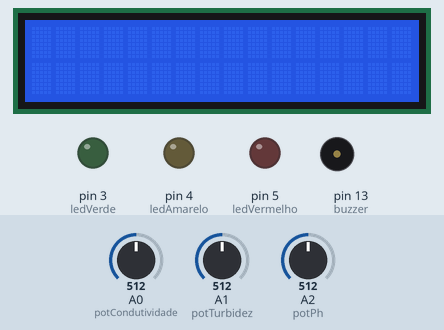
Recording of a sketch running on a simulated Arduino Uno, built with avr-gcc and run on an emulated ATmega328P. On the bench: 16×2 character LCD, output pins drawn as LEDs (lit = HIGH), buzzer (waves = sounding). The test bench sets the inputs (shaded band); at power-on: A0 (potCondutividade) = 512, A2 (potPh) = 512, A1 (potTurbidez) = 512. The local clock reads 2024-03-15 10:24:30 at power-on unless the sketch sets it; pins used as bus, display or sensor lines are not drawn; what the sketch prints to the serial monitor is not drawn.

Above: at 1.2 s.
1.3 s: A0 (potCondutividade) set to 500
At 3.9 s:
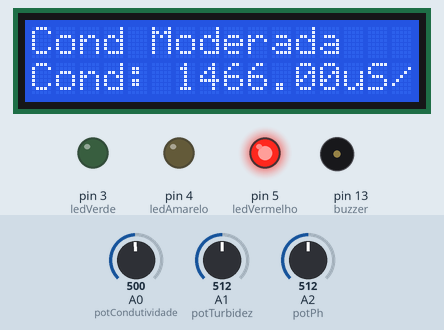
4.3 s: A2 (potPh) set to 350
7.3 s: A2 (potPh) set to 333
10.3 s: A1 (potTurbidez) set to 218
At 13.2 s:
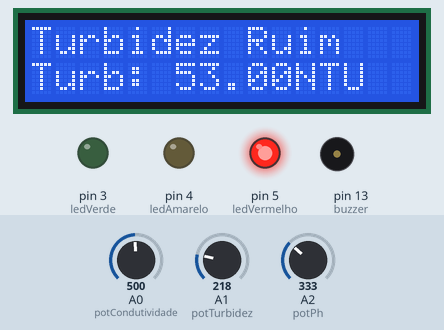
13.3 s: A1 (potTurbidez) set to 201
At 15.5 s:
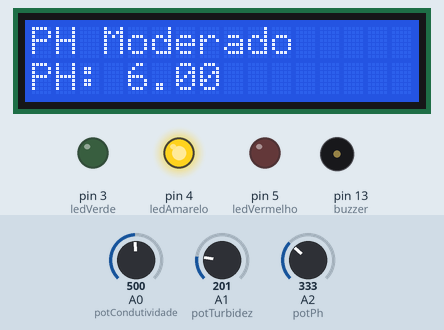
16.3 s: A0 (potCondutividade) set to 716
At 19.9 s:
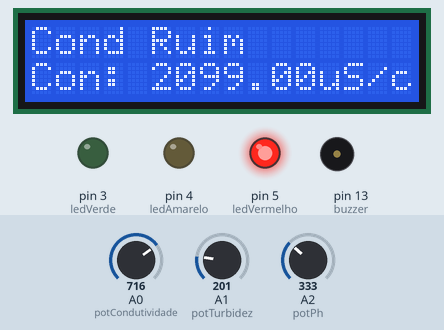
Timing chart, 0 to 20.3 s (numbered marks = the images above; inputs shaded):
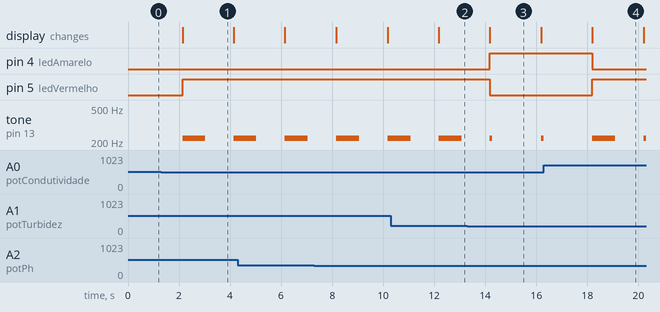

The sketch:

globalsolution.ino
```cpp
#include <LiquidCrystal_I2C.h> // Biblioteca para LCD I2C
#include <RTClib.h> // Biblioteca para Relógio em Tempo Real
#include <Wire.h>   // Biblioteca para comunicação I2C
#include <EEPROM.h> // Biblioteca para EEPROM

#define LOG_OPTION 1     // Opção para ativar a leitura do log
#define SERIAL_OPTION 0  // Opção de comunicação serial: 0 para desligado, 1 para ligado
#define UTC_OFFSET -3    // Ajuste de fuso horário para UTC-3

LiquidCrystal_I2C lcd(0x27, 16, 2); // Endereço de acesso: 0x3F ou 0x27
RTC_DS1307 RTC;

// Configurações da EEPROM
const int maxRecords = 100;
const int recordSize = 8; // Tamanho de cada registro em bytes
int startAddress = 0;
int endAddress = maxRecords * recordSize;
int currentAddress = 0;

int lastLoggedMinute = -1;

// Triggers de condutividade, turbidez e ph
float trigger_c_max = 1500.0; // Exemplo: valor máximo de condutividade
float trigger_t_max = 50.0; // Exemplo: valor máximo de turbidez
float trigger_ph_min = 5.5; // Exemplo: valor mínimo de ph
float trigger_ph_max = 9.5; // Exemplo: valor máximo de ph

// Define os pinos para os LEDs
int ledVermelho = 5;
int ledAmarelo = 4;
int ledVerde = 3;
int buzzer = 13; // Pino para o buzzer
int potCondutividade = A0; // Pino analógico para o potenciômetro de condutividade
int potTurbidez = A1; // Pino analógico para o potenciômetro de turbidez
int potPh = A2; // Pino analógico para o potenciômetro de pH
int valorCE = 0; // Variável para armazenar o valor de condutividade
int valorTB = 0; // Variável para armazenar o valor de turbidez
int valorPH = 0; // Variável para armazenar o valor de pH
float condutividade; // Variável para armazenar a condutividade calculada
float turbidez; // Variável para armazenar a turbidez calculada
float ph; // Variável para armazenar o pH calculado

const unsigned long intervaloEvento = 2000;  // Intervalo de tempo para mudar as informações no display.
unsigned long tempoPrevio = 0; // Armazena a última vez que o display foi atualizado.

int estadoDisplay = 0; // Controla o estado da exibição de informações no LCD.

void setup() {
  Serial.begin(9600); // Inicia a comunicação serial a 115200 ou 96000 bits por segundo

  lcd.init();   // Inicialização do LCD
  lcd.backlight();  // Ligando o backlight do LCD
  RTC.begin();    // Inicialização do Relógio em Tempo Real
  RTC.adjust(DateTime(F(__DATE__), F(__TIME__)));
  // RTC.adjust(DateTime(2024, 5, 6, 08, 15, 00));  // Ajustar a data e hora apropriadas uma vez inicialmente, depois comentar
  EEPROM.begin();

  // Configura os pinos dos LEDs como saída
  pinMode(ledVermelho, OUTPUT);
  pinMode(ledAmarelo, OUTPUT);
  pinMode(ledVerde, OUTPUT);

  // Configura os pinos dos potenciômetros como saída
  pinMode(potCondutividade, INPUT);
  pinMode(potTurbidez, INPUT);
  pinMode(potPh, INPUT);
}

void loop() {
  DateTime now = RTC.now();

  // Calculando o deslocamento do fuso horário
  int offsetSeconds = UTC_OFFSET * 3600; // Convertendo horas para segundos
  now = now.unixtime() + offsetSeconds; // Adicionando o deslocamento ao tempo atual

  // Convertendo o novo tempo para DateTime
  DateTime adjustedTime = DateTime(now);

  unsigned long tempoAtual = millis(); // Armazena o tempo atual em milissegundos desde que o Arduino foi reiniciado

  int numeroLeituras = 10; // Número de leituras
  int condutividadeSoma = 0; // Soma das leituras de condutividade
  int turbidezSoma = 0; // Soma das leituras de turbidez
  int phSoma = 0; // Soma das leituras de ph

  for (int i = 0; i < numeroLeituras; i++) { // Lê 10 vezes
    valorCE = analogRead(potCondutividade); // Lê o valor do potenciômetro de condutividade
    valorTB = analogRead(potTurbidez); // Lê o valor do potenciômetro de turbidez
    valorPH = analogRead(potPh); // Lê o valor do potenciômetro de pH

    condutividade = map(valorCE, 0, 1023, 0, 3000); // µS/cm
    turbidez = map(valorTB, 0, 1023, 0, 250); // NTU
    ph = map(valorPH, 0, 1023, 55, 100) / 10.0; // pH de 6.5 a 8.5

    condutividadeSoma += condutividade; // Acumula o valor mapeado na variável 'condutividadeSoma'
    turbidezSoma += turbidez; // Acumula o valor mapeado na variável 'turbidezSoma'
    phSoma += ph; // Acumula o valor mapeado na variável 'phSoma'
    delay(1); // Pausa a execução por 1 milissegundo antes da próxima leitura
  }

  int condutividadeMedia = condutividadeSoma / numeroLeituras; // Média das leituras da condutividade
  int turbidezMedia = turbidezSoma / numeroLeituras; // Média das leituras da turbidez
  int phMedia = phSoma / numeroLeituras; // Média das leituras do ph

  if (tempoAtual - tempoPrevio >= intervaloEvento) { // Verifica se o intervalo de tempo especificado passou para atualizar o display
    switch (estadoDisplay) { // Estrutura condicional que controla qual informação será exibida no display.
      case 0: // No estado 0:
        mostrarCondutividade(condutividadeMedia); // Mostra a média da condutividade.
        estadoDisplay = 1; // Altera o estado do display para 1.
        break; // Sai da estrutura condicional
      case 1: // No estado 1:
        mostrarTurbidez(turbidezMedia); // Mostra a média da turbidez.
        estadoDisplay = 2; // Altera o estado do display para 2.
        break; // Sai da estrutura condicional
      case 2: // No estado 2:
        mostrarPh(phMedia); // Mostra a média do ph.
        estadoDisplay = 3; // Altera o estado do display para 0.
        break; // Sai da estrutura condicional
      case 3:
        lcd.setCursor(0, 0);
        lcd.print("DATA: ");
        lcd.print(adjustedTime.day() < 10 ? "0" : ""); // Adiciona zero à esquerda se dia for menor que 10
        lcd.print(adjustedTime.day());
        lcd.print("/");
        lcd.print(adjustedTime.month() < 10 ? "0" : ""); // Adiciona zero à esquerda se mês for menor que 10
        lcd.print(adjustedTime.month());
        lcd.print("/");
        lcd.print(adjustedTime.year());
        lcd.setCursor(0, 1);
        lcd.print("HORA: ");
        lcd.print(adjustedTime.hour() < 10 ? "0" : ""); // Adiciona zero à esquerda se hora for menor que 10
        lcd.print(adjustedTime.hour());
        lcd.print(":");
        lcd.print(adjustedTime.minute() < 10 ? "0" : ""); // Adiciona zero à esquerda se minuto for menor que 10
        lcd.print(adjustedTime.minute());
        lcd.print(":");
        lcd.print(adjustedTime.second() < 10 ? "0" : ""); // Adiciona zero à esquerda se segundo for menor que 10
        lcd.print(adjustedTime.second());
        estadoDisplay = 0;
        break;
    }

    // Condições Ideais
    if (condutividadeMedia <= 500 && turbidezMedia <= 5 && phMedia >= 6.5 && phMedia <= 8.5) {
      acendeLedVerde();
    }

    // Condições de Alerta
    if ((condutividadeMedia > 500 && condutividadeMedia <= 1500) || (turbidezMedia > 5 && turbidezMedia <= 50) || (phMedia > 5.5 && phMedia < 6.5 || phMedia > 8.5 && phMedia < 9.5) && !(condutividadeMedia > 1500) && !(turbidezMedia > 50) && !(phMedia < 5.5 || phMedia > 9.5)) {
      acendeLedAmarelo();
    }

    // Condições Críticas
    if (condutividadeMedia > 1500 || turbidezMedia > 50 || phMedia < 5.5 || phMedia > 9.5) {
      acendeLedVermelho();
    }

    // Imprime os valores de condutividade, turbidez e ph
    Serial.print("Condutividade 0 - 3000 = ");
    Serial.println(condutividadeMedia);
    Serial.print("Turbidez 0 - 250 = ");
    Serial.println(turbidezMedia);
    Serial.print("PH 5.5 - 9.5 = ");
    Serial.println(phMedia);
    if (LOG_OPTION) get_log();

    tempoPrevio = tempoAtual; // Atualiza o tempo anterior com o tempo atual para marcar o momento da última atualização.
  }

  // Verifica se o minuto atual é diferente do minuto do último registro
  if (adjustedTime.minute() != lastLoggedMinute) {
      lastLoggedMinute = adjustedTime.minute();

      digitalWrite(LED_BUILTIN, HIGH);   // turn the LED on (HIGH is the voltage level)
      delay(1000);                       // wait for a second
      digitalWrite(LED_BUILTIN, LOW);    // turn the LED off by making the voltage LOW
      delay(1000);                       // wait for a second

      // Verificar se os valores estão fora dos triggers
      if (condutividadeMedia > trigger_c_max && turbidezMedia > trigger_t_max && (phMedia < trigger_ph_min || phMedia > trigger_ph_max)) {
          // Escrever dados na EEPROM
          EEPROM.put(currentAddress, now.unixtime());
          EEPROM.put(currentAddress + 4, condutividadeMedia);
          EEPROM.put(currentAddress + 6, turbidezMedia);

          delay(1000);

          // Atualiza o endereço para o próximo registro
          getNextAddress();
      }
  }

  if (SERIAL_OPTION) {
    Serial.print(adjustedTime.day());
    Serial.print("/");
    Serial.print(adjustedTime.month());
    Serial.print("/");
    Serial.print(adjustedTime.year());
    Serial.print(" ");
    Serial.print(adjustedTime.hour() < 10 ? "0" : ""); // Adiciona zero à esquerda se hora for menor que 10
    Serial.print(adjustedTime.hour());
    Serial.print(":");
    Serial.print(adjustedTime.minute() < 10 ? "0" : ""); // Adiciona zero à esquerda se minuto for menor que 10
    Serial.print(adjustedTime.minute());
    Serial.print(":");
    Serial.print(adjustedTime.second() < 10 ? "0" : ""); // Adiciona zero à esquerda se segundo for menor que 10
    Serial.print(adjustedTime.second());
    Serial.print("\n");
  }
}

void getNextAddress() {
    currentAddress += recordSize;
    if (currentAddress >= endAddress) {
        currentAddress = 0; // Volta para o começo se atingir o limite
    }
}

void get_log() {
  Serial.println("Data stored in EEPROM:");
  Serial.println("Timestamp\t\tCondutividade\tTurbidez");

  for (int address = startAddress; address < endAddress; address += recordSize) {
    long timeStamp;
    int condutividadeMedia, turbidezMedia;

    // Ler dados da EEPROM
    EEPROM.get(address, timeStamp);
    EEPROM.get(address + 4, condutividadeMedia);
    EEPROM.get(address + 6, turbidezMedia);

    // Verificar se os dados são válidos antes de imprimir
    if (timeStamp != 0xFFFFFFFF) { // 0xFFFFFFFF é o valor padrão de uma EEPROM não inicializada
        //Serial.print(timeStamp);
        DateTime dt = DateTime(timeStamp);
        Serial.print(dt.timestamp(DateTime::TIMESTAMP_FULL));
        Serial.print("\t");
        Serial.print(condutividadeMedia);
        Serial.print(" uS/cm\t");
        Serial.print(turbidezMedia);
        Serial.println(" NTU");
    }
  }
}

// Função que acende o led verde
void acendeLedVerde() {
  apagaLeds(); // Ativa a função para apagar os Leds
  digitalWrite(ledVerde, HIGH); // Acende o LED verde
  digitalWrite(buzzer, LOW); // Desativa o buzzer
}

// Função que acende o led amarelo
void acendeLedAmarelo() {
  apagaLeds(); // Ativa a função para apagar os Leds
  digitalWrite(ledAmarelo, HIGH); // Acende o LED amarelo
  digitalWrite(buzzer, HIGH); // Ativa o buzzer
  tone(buzzer, 220, 100); // Define o tom do buzzer
}

// Função que acende o led vermelho
void acendeLedVermelho() {
  apagaLeds(); // Ativa a função para apagar os Leds
  digitalWrite (ledVermelho, HIGH); // Acende o LED vermelho
  digitalWrite(buzzer, HIGH); // Ativa o buzzer
  tone(buzzer, 220, 900); // Define o tom do buzzer
  Serial.println("POLUIÇÃO DETECTADA");
}

// Função para apagar todos os LEDs
void apagaLeds () {
  digitalWrite(ledVerde, LOW);
  digitalWrite(ledAmarelo, LOW);
  digitalWrite(ledVermelho, LOW);
}

// Função que exibe a condutividade no display
void mostrarCondutividade(float condutividadeMedia) {
  lcd.clear(); // Limpa o display LCD para a nova mensagem.

  if (condutividadeMedia <= 500) { // Exibe a mensagem indicando condutividade boa.
    lcd.setCursor(0,0);
    lcd.print("Cond Boa");
    lcd.setCursor(0,1);
    lcd.print("Cond: ");
    lcd.print(condutividadeMedia);
    lcd.print("uS/cm");
  } else if (condutividadeMedia > 500 && condutividadeMedia <= 1500) { // Exibe a mensagem indicando condutividade moderada.
    lcd.setCursor(0,0);
    lcd.print("Cond Moderada");
    lcd.setCursor(0,1);
    lcd.print("Cond: ");
    lcd.print(condutividadeMedia);
    lcd.print("uS/cm");
  } else { // Exibe a mensagem indicando condutividade ruim.
    lcd.setCursor(0,0);
    lcd.print("Cond Ruim");
    lcd.setCursor(0,1);
    lcd.print("Con: ");
    lcd.print(condutividadeMedia);
    lcd.print("uS/cm");
  }
}

// Função que exibe a turbidez no display
void mostrarTurbidez(float turbidezMedia) {
  lcd.clear(); // Limpa o display LCD para a nova mensagem.

  if (turbidezMedia <= 5) {  // Exibe a mensagem indicando turbidez boa.
    lcd.setCursor(0,0);
    lcd.print("Turbidez Boa");
    lcd.setCursor(0,1);
    lcd.print("Turb: ");
    lcd.print(turbidezMedia);
    lcd.print("NTU");
  } else if (turbidezMedia > 5 && turbidezMedia <= 50) { // Exibe a mensagem turbidez moderada.
    lcd.setCursor(0,0);
    lcd.print("Turb Moderada");
    lcd.setCursor(0,1);
    lcd.print("Turb: ");
    lcd.print(turbidezMedia);
    lcd.print("NTU");
  } else { // Exibe a mensagem indicando turbidez ruim.
    lcd.setCursor(0,0);
    lcd.print("Turbidez Ruim");
    lcd.setCursor(0,1);
    lcd.print("Turb: ");
    lcd.print(turbidezMedia);
    lcd.print("NTU");
  }
}

// Função que exibe o ph no display
void mostrarPh(float phMedia) {
  lcd.clear(); // Limpa o display LCD para a nova mensagem.

  if (phMedia >= 6.5 && phMedia <= 8.5) { // Exibe a mensagem indicando ph bom.
    lcd.setCursor(0,0);
    lcd.print("PH Bom");
    lcd.setCursor(0,1);
    lcd.print("PH: ");
    lcd.print(phMedia);
  } else if (phMedia > 5.5 && phMedia < 6.5 || phMedia > 8.5 && phMedia < 9.5) { // Exibe a mensagem indicando ph moderado.
    lcd.setCursor(0,0);
    lcd.print("PH Moderado");
    lcd.setCursor(0,1);
    lcd.print("PH: ");
    lcd.print(phMedia);
  } else { // Exibe a mensagem indicando ph ruim.
    lcd.setCursor(0,0);
    lcd.print("PH Ruim");
    lcd.setCursor(0,1);
    lcd.print("PH: ");
    lcd.print(phMedia);
  }
}

// Definição das Categorias:

// Condutividade Elétrica: EZO-EC (Atlas Scientific)
// Boa: 0 a 500 µS/cm
// Moderada: 500 a 1500 µS/cm
// Ruim: Acima de 1500 µS/cm

// Turbidez: SEN0189 (DFRobot)
// Boa: 0 a 5 NTU
// Moderada: 5 a 50 NTU
// Ruim: Acima de 50 NTU

// pH: SEN0161 (DFRobot)
// Bom: 6.5 a 8.5
// Moderado: 5.5 a 6.5 ou 8.5 a 9.5
// Ruim: Abaixo de 5.5 ou acima de 9.5
```

Measured:
- the behaviour switches between 512 and 511 on A0 (potCondutividade) (found by bisection; images 0 and 1)
- the behaviour switches between 209 and 208 on A1 (potTurbidez) (found by bisection; images 2 and 3)
- after the input at 1.3 s, the display: changes after 0.84 s (image 1)
- after the input at 10.3 s, the display: changes after 1.9 s (image 2)
- after the input at 13.3 s, pin 4 (ledAmarelo): LOW → HIGH after 0.88 s; pin 5 (ledVermelho): HIGH → LOW after 0.88 s
- after the input at 16.3 s, pin 4 (ledAmarelo): HIGH → LOW after 1.9 s; pin 5 (ledVermelho): LOW → HIGH after 1.9 s; the display: changes after 1.9 s (image 4)
- what the display in image 1 shows lasts 2.0 s, from 2.1 s to 4.1 s
